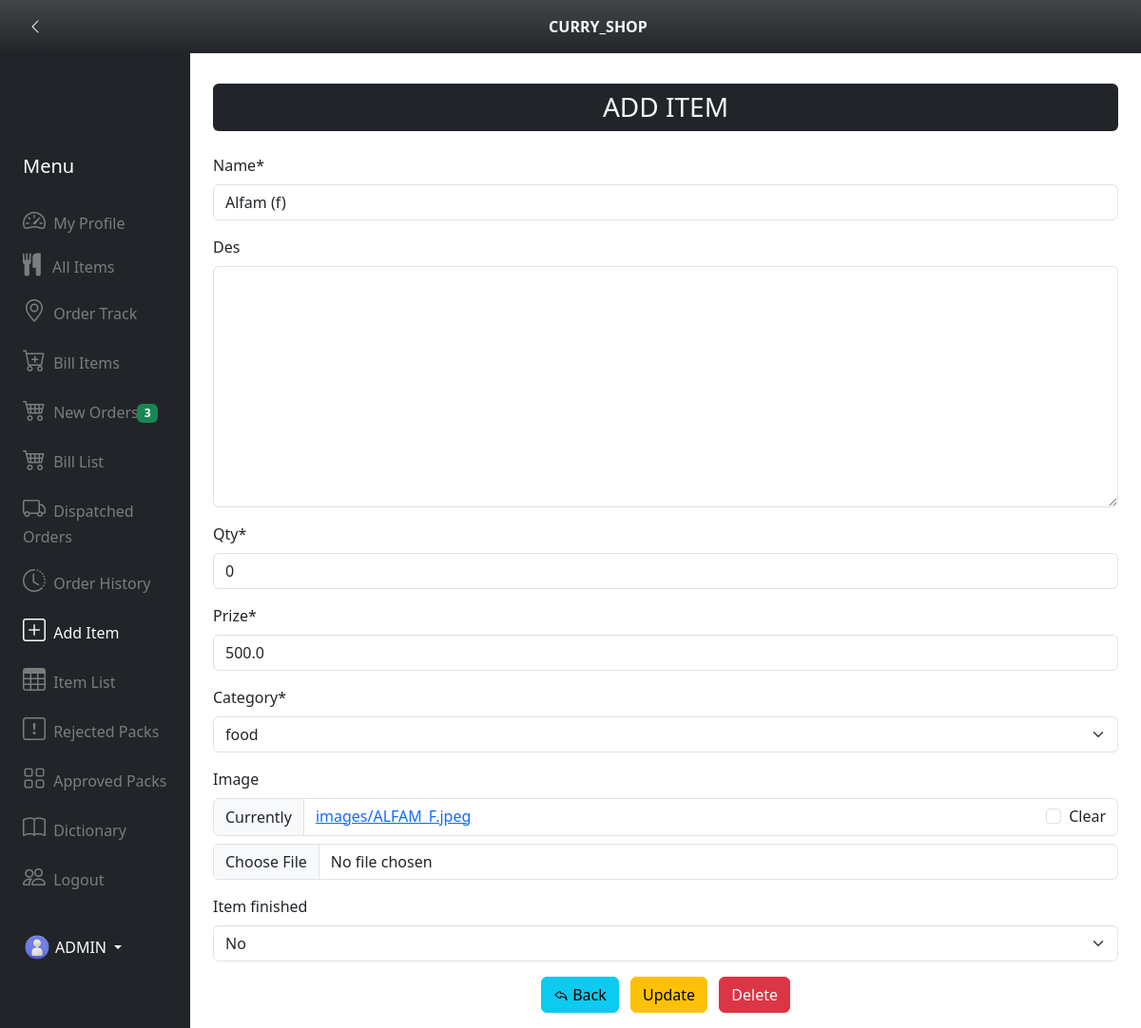
Screenshot of /item_details/55 (signed in) with the database file from the repository.
### app_dictionary/models.py (models this page shows, shortened)
class User(AbstractUser):
    delivery_address = models.TextField(blank=True,null=True,default='')
    profile_image = models.ImageField(blank=True,null=True,upload_to='profile/images/')
    phone = models.CharField(max_length=15,blank=True,null=True,unique=False)

class ItemModel(models.Model):
    name = models.CharField(max_length=255)
    des = models.TextField(blank=True,null=True)
    qty = models.IntegerField(default=0)
    prize = models.FloatField(default=0.00)
    cat_choices = (
        ('curry','curry'),
        ('shakes','shakes'),
        ('food','food'),
        ('ice cream','ice cream'),
        ('drinks','drinks')
    )
    category = models.CharField(max_length=255,choices=cat_choices,default='food')
    created_at = models.DateTimeField(auto_now_add=True)
    image = models.ImageField(upload_to='images/',blank=True,null=True)
    item_finished = models.BooleanField(default=False,blank=True,null=True)

### app_dictionary/views.py (the view)
# urls.py: path('item_details/<int:pk>',views.item_details,name='item_details'),
@login_required
def item_details(request,pk):
    item = ItemModel.objects.get(id=pk) or None
    form = ItemForm(instance=item)
    new_bill_count = BillModel.objects.filter(accept_status='notaccepted').count()
    if request.method=="POST":
        form = ItemForm(request.POST,request.FILES,instance=item)
        if form.is_valid():
            form.save()
            return redirect('itemlist')
    return render(request,'curry_shop_item_details.html',{'item':item,
                                               'form':form,
                                               'new_bill_count':new_bill_count})

### app_dictionary/forms.py
class ItemForm(forms.ModelForm):
    class Meta:
        model = ItemModel
        fields = '__all__'

### app_dictionary/templates/curry_shop_item_details.html (shortened to what this page needs)
{% extends 'curry_shop_base2.html' %}
{% load crispy_forms_tags %}
{% block body_block %}
<div class="container">
    <h3 class="bg-dark p-2 text-center text-light rounded mb-4">ADD ITEM</h3>
    <form action="" method="POST" enctype="multipart/form-data">
        {{ form|crispy }}
        <div class="text-center">
            <a class="btn btn-info me-2" href="{% url 'itemlist' %}"> <i class="bi bi-reply"></i> Back</a>
            <button class="btn btn-warning me-2" name="update" onclick="return confirm('Do you want to save the changes?')" type="submit">Update</button>
            <a href="{% url 'delete_item' item.id %}" class="btn btn-danger" onclick="return confirm(`Do you want to to delete '{{item.name|upper}}'`)" name="delete">Delete</a>
        </div>
    </form>
</div>
{% endblock %}

### app_dictionary/templates/curry_shop_base2.html (shortened to what this page needs)
{% load static %}
<!DOCTYPE html>
<html lang="en">
<head>
    <link rel="stylesheet" href="https://cdn.jsdelivr.net/npm/bootstrap-icons@1.11.3/font/bootstrap-icons.min.css">
    <link href="https://cdn.jsdelivr.net/npm/bootstrap@5.3.3/dist/css/bootstrap.min.css" rel="stylesheet">
    <link rel="stylesheet" href="https://cdnjs.cloudflare.com/ajax/libs/font-awesome/4.7.0/css/font-awesome.min.css">
</head>
<body>
    <div class="d-flex bar bg-dark bg-gradient justify-content-between fixed-top" style="margin: 0;">
        <button class="btn" onclick="history.back()"><i class="bi bi-chevron-left text-light ps-3"></i></button>
        <a class="navbar-brand p-3 text-light" href="#"><strong>CURRY_SHOP</strong></a>
    </div>
<div class="container-fluid">
    <div class="row flex-nowrap">
        <div class="col-auto col-md-3 col-xl-2 px-sm-2 px-0 bg-dark width_adjust">
            <div class="d-flex flex-column align-items-center align-items-sm-start px-3 pt-2 text-white min-vh-100 top">
                <br><br><br>
                <a href="/" class="d-flex align-items-center pb-3 mb-md-0 me-md-auto text-white text-decoration-none" style="margin-top: 5rem;">
                    <span class="fs-5 d-none d-sm-inline">Menu</span>
                </a>
                <ul class="nav nav-pills flex-column mb-sm-auto mb-0 align-items-center align-items-sm-start" id="menu">
                    <li>
                        <a id="profile" href="{% url 'profile' %}" class="nav-link px-0 align-middle  text-hover">
                            <i class="fs-4 bi-speedometer2"></i> <span class="ms-1 d-none d-sm-inline">My Profile</span>
                        </a>
                    </li>
                    <li>
                        <a id="all_item" href="{% url 'all_items' %}" class="nav-link px-0 align-middle  text-hover">
                            <i class="fs-4 fa fa-cutlery pe-1"></i> <span class="ms-1 d-none d-sm-inline"> All Items</span>
                        </a>
                    </li>
                    <li>
                        <a id="my_order" href="{% url 'my_order' %}" class="nav-link px-0 align-middle  text-hover">
                            <i class="fs-4 bi-geo-alt"></i> <span class="ms-1 d-none d-sm-inline">Order Track</span>
                        </a>
                    </li>
                    <li>
                        <a id="billitem" href="{% url 'billitem' %}" class="nav-link px-0 align-middle  text-hover">
                            <i class="fs-4 bi-cart-plus"></i> <span class="ms-1 d-none d-sm-inline">Bill Items</span>
                        </a>
                    </li>
                    <li>
                        <a id="new_bill_list" href="{% url 'new_bill_list' %}" class="nav-link px-0 align-middle  text-hover">
                            {%  if new_bill_count > 0 %}
                            <div class="position-relative">
                                <div class="position-absolute count_position1 start-0">
                                    <span class="ms-2 badge badge-success bg-success">{{ new_bill_count }}</span>
                                </div>
                            </div>
                            {% endif %}
                            <i class="fs-4 bi-cart4"></i> <span class="ms-1 d-none d-sm-inline">New Orders</span>
                        </a>
                    </li>
                    <li>
                        <a id="bill_list" href="{% url 'bill_list' %}" class="nav-link px-0 align-middle  text-hover">
                            <i class="fs-4 bi-cart4"></i> <span class="ms-1 d-none d-sm-inline">Bill List</span>
                        </a>
                    </li>
                    <li>
                        <a id="dispatched_list" href="{% url 'dispatched_list' %}" class="nav-link px-0 align-middle  text-hover">
                            <i class="fs-4 bi bi-truck"></i> <span class="ms-1 d-none d-sm-inline">Dispatched Orders</span>
                        </a>
                    </li>
                    <li>
                        <a id="order_history" href="{% url 'order_history' %}" class="nav-link px-0 align-middle  text-hover">
                            <i class="fs-4 bi bi-clock-history"></i> <span class="ms-1 d-none d-sm-inline">Order History</span>
                        </a>
                    </li>
                    <li>
                        <a id="add_item" href="{% url 'add_item' %}" class="nav-link px-0 align-middle  text-hover">
                            <i class="fs-4 bi-plus-square"></i> <span class="ms-1 d-none d-sm-inline">Add Item</span>
                        </a>
                    </li>
                    <li>
                        <a id="itemlist" href="{% url 'itemlist' %}" class="nav-link px-0 align-middle  text-hover">
                            <i class="fs-4 bi-table"></i> <span class="ms-1 d-none d-sm-inline">Item List</span>
                        </a>
                    </li>
                    <li>
                        <a id="rejected" href="" data-bs-toggle="collapse" class="nav-link px-0 align-middle  text-hover">
                            <i class="fs-4 bi-exclamation-square"></i> <span class="ms-1 d-none d-sm-inline">Rejected Packs</span> </a>
                    </li>
                    <li>
                        <a id="approved" href="" class="nav-link px-0 align-middle  text-hover">
                            <i class="fs-4 bi-grid"></i> <span class="ms-1 d-none d-sm-inline">Approved Packs</span></a>
                    </li>
                    <li>
                        <a id="itemlist" href="{% url 'home' %}" class="nav-link px-0 align-middle  text-hover">
                            <i class="fs-4 bi-book"></i> <span class="ms-1 d-none d-sm-inline">Dictionary</span>
                        </a>
                    </li>
                    <li>
                        {% if not user.is_authenticated %}
                        <a id="user_login" href="{% url 'login' %}" class="nav-link px-0 align-middle text-hover">
                            <i class="fs-4 bi-people "></i> <span class="ms-1 d-none d-sm-inline">Login</span>
                        </a>
                        {% else %}
                        <a id="user_logout" href="{% url 'logout' %}" class="nav-link px-0 align-middle text-hover">
                            <i class="fs-4 bi-people "></i> <span class="ms-1 d-none d-sm-inline ">Logout</span>
                        </a>
                        {% endif %}
                    </li>
                </ul>
                <div class="dropdown pb-4">
                    <a href="#" class="d-flex align-items-center text-white text-decoration-none dropdown-toggle" id="dropdownUser1" data-bs-toggle="dropdown" aria-expanded="false">
                        {% if user_data.profile_image %}
                        <img src="{{ user_data.profile_image.url }}" alt="hugenerd" width="30" height="30" class="rounded-circle text-hover">
                        {% else %}
                        <img src="{% static 'images\profile3d.png' %}" alt="hugenerd" width="30" height="30" class="rounded-circle text-hover">
                        {% endif %}
                        <span class="d-none d-sm-inline mx-1">{{ user.username|upper }}</span>
                    </a>
                </div>
            </div>
        </div>
        <div class="col py-3">
            <br>
            <div class="overflow-y">
                <br><br>
                {% block body_block %}
                {% endblock %}
            </div>
        </div>
    </div>
</div>
</body>
</html>

### app_dictionary/templates/curry_shop_base2.html (style rules this page uses)
input[type=number] { -moz-appearance: textfield; }
.text-hover { color: rgb(124, 124, 124); }
.bar { padding: 0rem; }
.count_position1 { margin-top: 0.5rem; margin-left: 7rem; }

### rows the page displays
User: username "ADMIN"
ItemModel: name "Alfam (f)", qty "0", prize "500.0", category "food", item_finished "No"

### other values shown
{{ new_bill_count }} "3"
